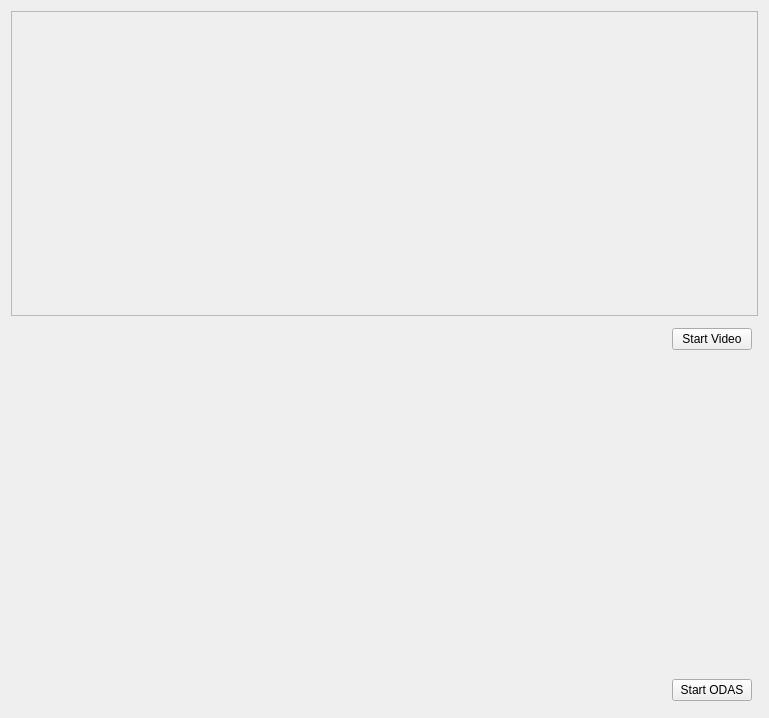
<?xml version="1.0" encoding="UTF-8"?>
<ui version="4.0">
 <class>ConferenceView</class>
 <widget class="QWidget" name="ConferenceView">
  <property name="geometry">
   <rect>
    <x>0</x>
    <y>0</y>
    <width>769</width>
    <height>718</height>
   </rect>
  </property>
  <property name="mouseTracking">
   <bool>false</bool>
  </property>
  <layout class="QGridLayout" name="gridLayout">
   <item row="0" column="0">
    <layout class="QVBoxLayout" name="verticalLayout">
     <item>
      <widget class="QFrame" name="virtualCameraFrame">
       <property name="sizePolicy">
        <sizepolicy hsizetype="Preferred" vsizetype="Preferred">
         <horstretch>0</horstretch>
         <verstretch>0</verstretch>
        </sizepolicy>
       </property>
       <property name="minimumSize">
        <size>
         <width>0</width>
         <height>300</height>
        </size>
       </property>
       <property name="frameShape">
        <enum>QFrame::StyledPanel</enum>
       </property>
       <property name="frameShadow">
        <enum>QFrame::Raised</enum>
       </property>
      </widget>
     </item>
     <item>
      <layout class="QHBoxLayout" name="horizontalLayout_6">
       <property name="leftMargin">
        <number>6</number>
       </property>
       <property name="topMargin">
        <number>6</number>
       </property>
       <property name="rightMargin">
        <number>6</number>
       </property>
       <property name="bottomMargin">
        <number>6</number>
       </property>
       <item>
        <spacer name="horizontalSpacer_3">
         <property name="orientation">
          <enum>Qt::Horizontal</enum>
         </property>
         <property name="sizeHint" stdset="0">
          <size>
           <width>40</width>
           <height>20</height>
          </size>
         </property>
        </spacer>
       </item>
       <item>
        <spacer name="horizontalSpacer_4">
         <property name="orientation">
          <enum>Qt::Horizontal</enum>
         </property>
         <property name="sizeHint" stdset="0">
          <size>
           <width>40</width>
           <height>20</height>
          </size>
         </property>
        </spacer>
       </item>
       <item>
        <widget class="QPushButton" name="btnStartStopVideo">
         <property name="text">
          <string>Start Video</string>
         </property>
        </widget>
       </item>
      </layout>
     </item>
     <item>
      <widget class="QFrame" name="soundPositionsFrame">
       <property name="minimumSize">
        <size>
         <width>0</width>
         <height>300</height>
        </size>
       </property>
       <property name="maximumSize">
        <size>
         <width>16777215</width>
         <height>400</height>
        </size>
       </property>
       <property name="frameShape">
        <enum>QFrame::NoFrame</enum>
       </property>
       <property name="frameShadow">
        <enum>QFrame::Raised</enum>
       </property>
       <layout class="QHBoxLayout" name="horizontalLayout_2">
        <property name="spacing">
         <number>0</number>
        </property>
        <property name="leftMargin">
         <number>0</number>
        </property>
        <property name="topMargin">
         <number>0</number>
        </property>
        <property name="rightMargin">
         <number>0</number>
        </property>
        <property name="bottomMargin">
         <number>0</number>
        </property>
        <item>
         <layout class="QVBoxLayout" name="soundPositionsLayout">
          <property name="spacing">
           <number>6</number>
          </property>
          <property name="leftMargin">
           <number>6</number>
          </property>
          <property name="topMargin">
           <number>6</number>
          </property>
          <property name="rightMargin">
           <number>6</number>
          </property>
          <property name="bottomMargin">
           <number>6</number>
          </property>
         </layout>
        </item>
       </layout>
      </widget>
     </item>
     <item>
      <layout class="QHBoxLayout" name="horizontalLayout">
       <property name="leftMargin">
        <number>6</number>
       </property>
       <property name="topMargin">
        <number>6</number>
       </property>
       <property name="rightMargin">
        <number>6</number>
       </property>
       <property name="bottomMargin">
        <number>6</number>
       </property>
       <item>
        <spacer name="horizontalSpacer">
         <property name="orientation">
          <enum>Qt::Horizontal</enum>
         </property>
         <property name="sizeHint" stdset="0">
          <size>
           <width>40</width>
           <height>20</height>
          </size>
         </property>
        </spacer>
       </item>
       <item>
        <spacer name="horizontalSpacer_2">
         <property name="orientation">
          <enum>Qt::Horizontal</enum>
         </property>
         <property name="sizeHint" stdset="0">
          <size>
           <width>40</width>
           <height>20</height>
          </size>
         </property>
        </spacer>
       </item>
       <item>
        <widget class="QPushButton" name="btnStartStopOdas">
         <property name="toolTip">
          <string/>
         </property>
         <property name="text">
          <string>Start ODAS</string>
         </property>
        </widget>
       </item>
      </layout>
     </item>
    </layout>
   </item>
  </layout>
 </widget>
 <resources/>
 <connections/>
</ui>
